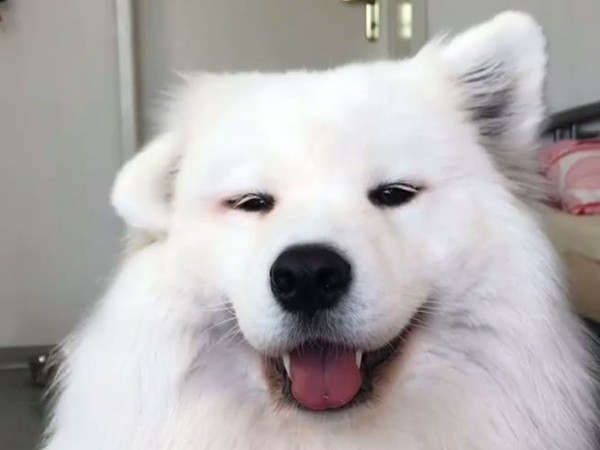
//> input picture Homework1/Threads/Dog.jpg, 600 x 450 px
$ ./main   (built with g++ and OpenCV 4)
//> lines starting //> are read from the running program, lines starting //| are printed output that depends on the picture; after the words box and inside, x2 and y2 are one past the last pixel; in counts of white or black regions, pixels touching at a corner belong together
#include "opencv2/imgproc/imgproc.hpp"
#include "opencv2/highgui/highgui.hpp"
#include <stdlib.h>
#include <stdio.h>
#include <iostream>
#include <thread>

using namespace std;
using namespace cv;

Mat Img;
int RunningTime;

void execute(Mat kernel)
{
    for(int i = 0; i < RunningTime ; i++)
    {
        morphologyEx(Img, Img, MORPH_CLOSE, kernel);
    }
}

int main(int atgc, char ** argv)
{

    Mat img,src_gray,dst;
    Mat open, close, grad, top, black, kernel;
    int ThreadNumber = 0;

    for(int i = 1; i <= 8 ; i++)
    {
        // [5 lines of commented-out code are left out]

        ThreadNumber = i;

        img = imread("Dog.jpg", IMREAD_COLOR );
//> img is the input picture: 450 rows x 600 cols, CV_8UC3; mean B, G, R 176.5, 176.8, 180.3
        imshow("img", img);

        cvtColor( img, src_gray, COLOR_BGR2GRAY );
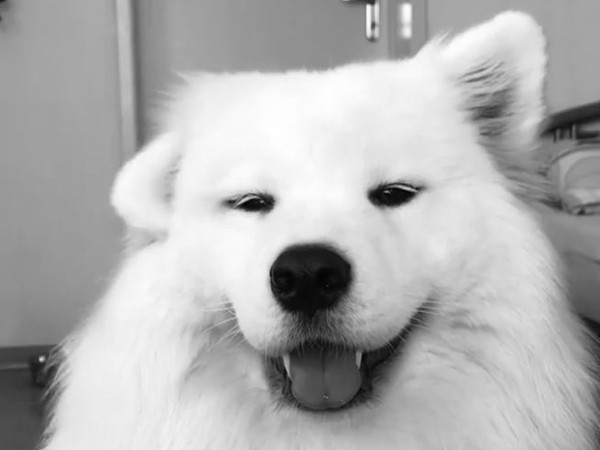
//> src_gray: 450 rows x 600 cols, CV_8UC1; min 1, max 254, mean 177.8
        imshow("gray", src_gray);

        double time1 = static_cast<double>( getTickCount());

        threshold(src_gray, dst, 127, 255,THRESH_BINARY);
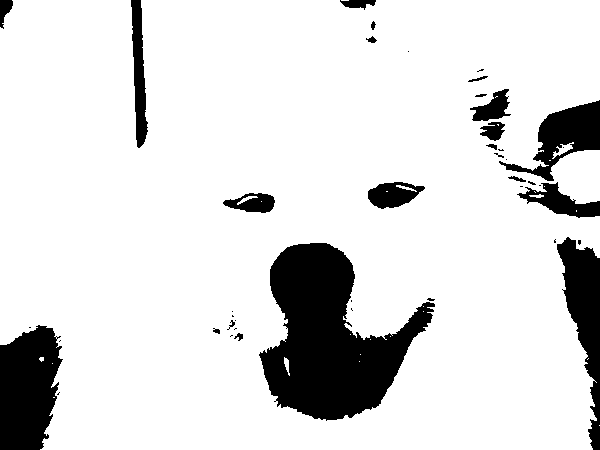
//> dst: 450 rows x 600 cols, CV_8UC1; 86.5% white; 43 black regions (22 under 20 px), largest, box (x1, y1, x2, y2) and area: (259, 243, 435, 421) 16775, (0, 325, 63, 450) 6191, (557, 237, 600, 450) 4191
        imshow("threshold", dst);
        Img = dst;

        kernel = getStructuringElement(MORPH_RECT, Size(9,9), Point(-1, -1));

        RunningTime =  10000/ThreadNumber;
        thread th[ThreadNumber];
        for(int i = 0; i < ThreadNumber ; i++)
        {
            th[i] = thread(execute, kernel);
        }
        for(int i = 0; i < ThreadNumber ; i++)
        {
            th[i].join();
        }
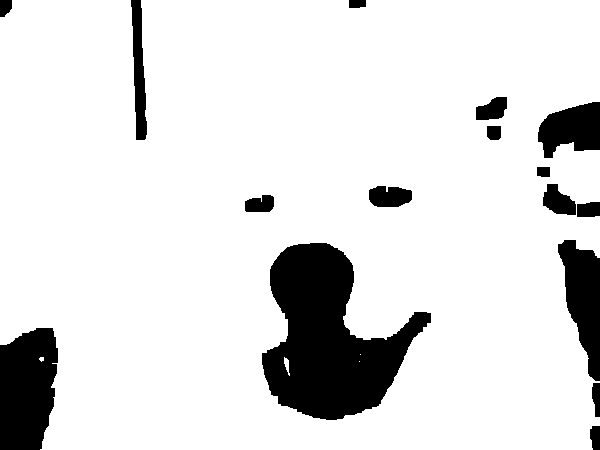
//> dst: 450 rows x 600 cols, CV_8UC1; 87.6% white; 16 black regions, largest, box (x1, y1, x2, y2) and area: (262, 243, 431, 420) 16404, (0, 328, 58, 450) 6001, (558, 240, 600, 381) 3537

        imshow("Img", Img);
        double time2 = (static_cast<double>( getTickCount()) - time1)/getTickFrequency();

        cout<<"Threads is "<< i <<", "<<"Cost: "<< time2 <<" Sec"<<endl;
    }
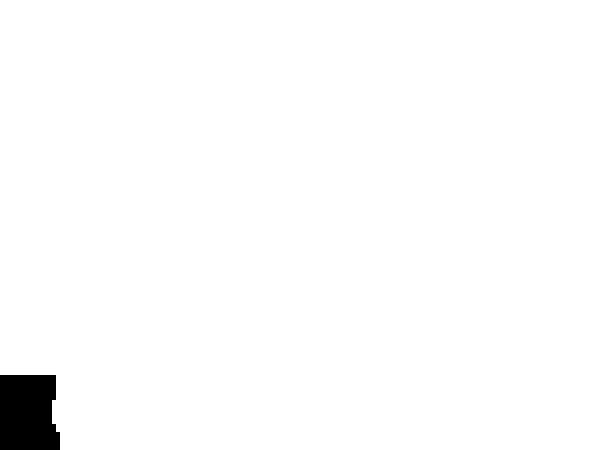
//> Img: 450 rows x 600 cols, CV_8UC1; 98.5% white; 1 black region, box (x1, y1, x2, y2) and area: (0, 375, 60, 450) 4176

	waitKey();
	return 0;
}
